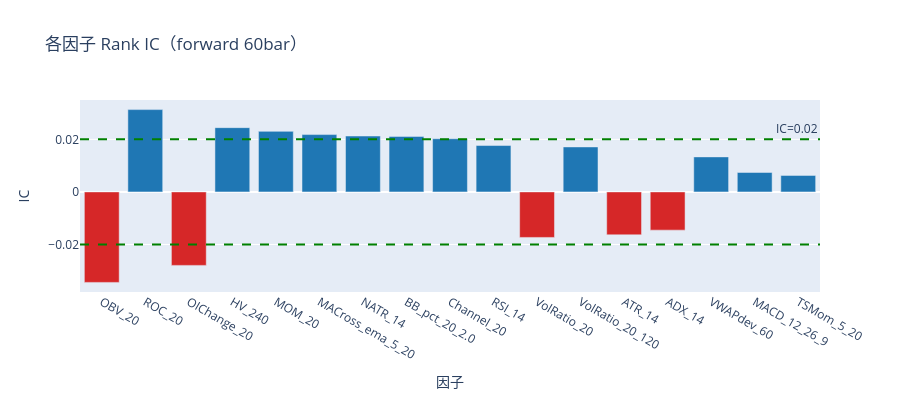

The cell this chart's notebook holds for it:
### Code cell
# IC 条形图
colors = ['#d62728' if x < 0 else '#1f77b4' for x in ic_summary['IC']]
fig = go.Figure(go.Bar(
    x=ic_summary.index, y=ic_summary['IC'],
    marker_color=colors,
    error_y=dict(type='data', array=[0]*len(ic_summary), visible=False),
))
fig.add_hline(y=0.02, line_dash='dash', line_color='green', annotation_text='IC=0.02')
fig.add_hline(y=-0.02, line_dash='dash', line_color='green')
fig.update_layout(title='各因子 Rank IC（forward 60bar）',
                   xaxis_title='因子', yaxis_title='IC', height=400)
fig.show()

### Figure 1 — Plotly figure (JSON) as saved in the notebook; plotly's stock layout.template omitted (floating-point values rounded to 4 significant figures)
{"data": [{"error_y": {"array": [0, 0, 0, 0, 0, 0, 0, 0, 0, 0, 0, 0, 0, 0, 0, 0, 0], "type": "data", "visible": false}, "marker": {"color": ["#d62728", "#1f77b4", "#d62728", "#1f77b4", "#1f77b4", "#1f77b4", "#1f77b4", "#1f77b4", "#1f77b4", "#1f77b4", "#d62728", "#1f77b4", "#d62728", "#d62728", "#1f77b4", "#1f77b4", "#1f77b4"]}, "type": "bar", "x": ["OBV_20", "ROC_20", "OIChange_20", "HV_240", "MOM_20", "MACross_ema_5_20", "NATR_14", "BB_pct_20_2.0", "Channel_20", "RSI_14", "VolRatio_20", "VolRatio_20_120", "ATR_14", "ADX_14", "VWAPdev_60", "MACD_12_26_9", "TSMom_5_20"], "y": [-0.03443, 0.03132, -0.02796, 0.02446, 0.02304, 0.02181, 0.02127, 0.02112, 0.02024, 0.01765, -0.01732, 0.01712, -0.01634, -0.01454, 0.01333, 0.007402, 0.00628]}], "layout": {"annotations": [{"showarrow": false, "text": "IC=0.02", "x": 1, "xanchor": "right", "xref": "x domain", "y": 0.02, "yanchor": "bottom", "yref": "y"}], "height": 400, "shapes": [{"line": {"color": "green", "dash": "dash"}, "type": "line", "x0": 0, "x1": 1, "xref": "x domain", "y0": 0.02, "y1": 0.02, "yref": "y"}, {"line": {"color": "green", "dash": "dash"}, "type": "line", "x0": 0, "x1": 1, "xref": "x domain", "y0": -0.02, "y1": -0.02, "yref": "y"}], "title": {"text": "各因子 Rank IC（forward 60bar）"}, "xaxis": {"title": {"text": "因子"}}, "yaxis": {"title": {"text": "IC"}}}}
